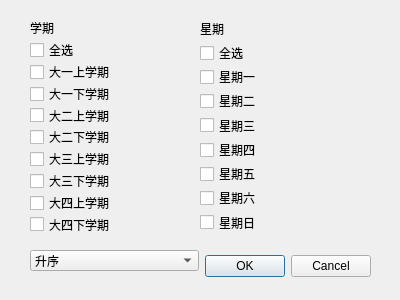
<?xml version="1.0" encoding="UTF-8"?>
<ui version="4.0">
 <class>classinfoDialog</class>
 <widget class="QDialog" name="classinfoDialog">
  <property name="geometry">
   <rect>
    <x>0</x>
    <y>0</y>
    <width>400</width>
    <height>300</height>
   </rect>
  </property>
  <property name="windowTitle">
   <string>Dialog</string>
  </property>
  <widget class="QDialogButtonBox" name="buttonBox">
   <property name="geometry">
    <rect>
     <x>30</x>
     <y>250</y>
     <width>341</width>
     <height>32</height>
    </rect>
   </property>
   <property name="orientation">
    <enum>Qt::Horizontal</enum>
   </property>
   <property name="standardButtons">
    <set>QDialogButtonBox::Cancel|QDialogButtonBox::Ok</set>
   </property>
  </widget>
  <widget class="QWidget" name="layoutWidget">
   <property name="geometry">
    <rect>
     <x>200</x>
     <y>20</y>
     <width>151</width>
     <height>212</height>
    </rect>
   </property>
   <layout class="QVBoxLayout" name="verticalLayout_2">
    <item>
     <widget class="QLabel" name="label_2">
      <property name="text">
       <string>星期</string>
      </property>
     </widget>
    </item>
    <item>
     <widget class="QCheckBox" name="checkBox_17">
      <property name="text">
       <string>全选</string>
      </property>
     </widget>
    </item>
    <item>
     <widget class="QCheckBox" name="checkBox_9">
      <property name="text">
       <string>星期一</string>
      </property>
     </widget>
    </item>
    <item>
     <widget class="QCheckBox" name="checkBox_10">
      <property name="text">
       <string>星期二</string>
      </property>
     </widget>
    </item>
    <item>
     <widget class="QCheckBox" name="checkBox_11">
      <property name="text">
       <string>星期三</string>
      </property>
     </widget>
    </item>
    <item>
     <widget class="QCheckBox" name="checkBox_12">
      <property name="text">
       <string>星期四</string>
      </property>
     </widget>
    </item>
    <item>
     <widget class="QCheckBox" name="checkBox_13">
      <property name="text">
       <string>星期五</string>
      </property>
     </widget>
    </item>
    <item>
     <widget class="QCheckBox" name="checkBox_14">
      <property name="text">
       <string>星期六</string>
      </property>
     </widget>
    </item>
    <item>
     <widget class="QCheckBox" name="checkBox_15">
      <property name="text">
       <string>星期日</string>
      </property>
     </widget>
    </item>
   </layout>
  </widget>
  <widget class="QComboBox" name="comboBox">
   <property name="geometry">
    <rect>
     <x>30</x>
     <y>250</y>
     <width>169</width>
     <height>21</height>
    </rect>
   </property>
   <item>
    <property name="text">
     <string>升序</string>
    </property>
   </item>
   <item>
    <property name="text">
     <string>降序</string>
    </property>
   </item>
   <item>
    <property name="text">
     <string>不排序</string>
    </property>
   </item>
  </widget>
  <widget class="QWidget" name="">
   <property name="geometry">
    <rect>
     <x>30</x>
     <y>20</y>
     <width>171</width>
     <height>212</height>
    </rect>
   </property>
   <layout class="QVBoxLayout" name="verticalLayout">
    <item>
     <widget class="QLabel" name="label">
      <property name="text">
       <string>学期</string>
      </property>
     </widget>
    </item>
    <item>
     <widget class="QCheckBox" name="checkBox_16">
      <property name="text">
       <string>全选</string>
      </property>
     </widget>
    </item>
    <item>
     <widget class="QCheckBox" name="checkBox_6">
      <property name="text">
       <string>大一上学期</string>
      </property>
     </widget>
    </item>
    <item>
     <widget class="QCheckBox" name="checkBox_4">
      <property name="text">
       <string>大一下学期</string>
      </property>
     </widget>
    </item>
    <item>
     <widget class="QCheckBox" name="checkBox_3">
      <property name="text">
       <string>大二上学期</string>
      </property>
     </widget>
    </item>
    <item>
     <widget class="QCheckBox" name="checkBox_5">
      <property name="text">
       <string>大二下学期</string>
      </property>
     </widget>
    </item>
    <item>
     <widget class="QCheckBox" name="checkBox">
      <property name="text">
       <string>大三上学期</string>
      </property>
     </widget>
    </item>
    <item>
     <widget class="QCheckBox" name="checkBox_7">
      <property name="text">
       <string>大三下学期</string>
      </property>
     </widget>
    </item>
    <item>
     <widget class="QCheckBox" name="checkBox_2">
      <property name="text">
       <string>大四上学期</string>
      </property>
     </widget>
    </item>
    <item>
     <widget class="QCheckBox" name="checkBox_8">
      <property name="text">
       <string>大四下学期</string>
      </property>
     </widget>
    </item>
   </layout>
  </widget>
 </widget>
 <resources/>
 <connections>
  <connection>
   <sender>buttonBox</sender>
   <signal>accepted()</signal>
   <receiver>classinfoDialog</receiver>
   <slot>accept()</slot>
   <hints>
    <hint type="sourcelabel">
     <x>248</x>
     <y>254</y>
    </hint>
    <hint type="destinationlabel">
     <x>157</x>
     <y>274</y>
    </hint>
   </hints>
  </connection>
  <connection>
   <sender>buttonBox</sender>
   <signal>rejected()</signal>
   <receiver>classinfoDialog</receiver>
   <slot>reject()</slot>
   <hints>
    <hint type="sourcelabel">
     <x>316</x>
     <y>260</y>
    </hint>
    <hint type="destinationlabel">
     <x>286</x>
     <y>274</y>
    </hint>
   </hints>
  </connection>
 </connections>
</ui>
